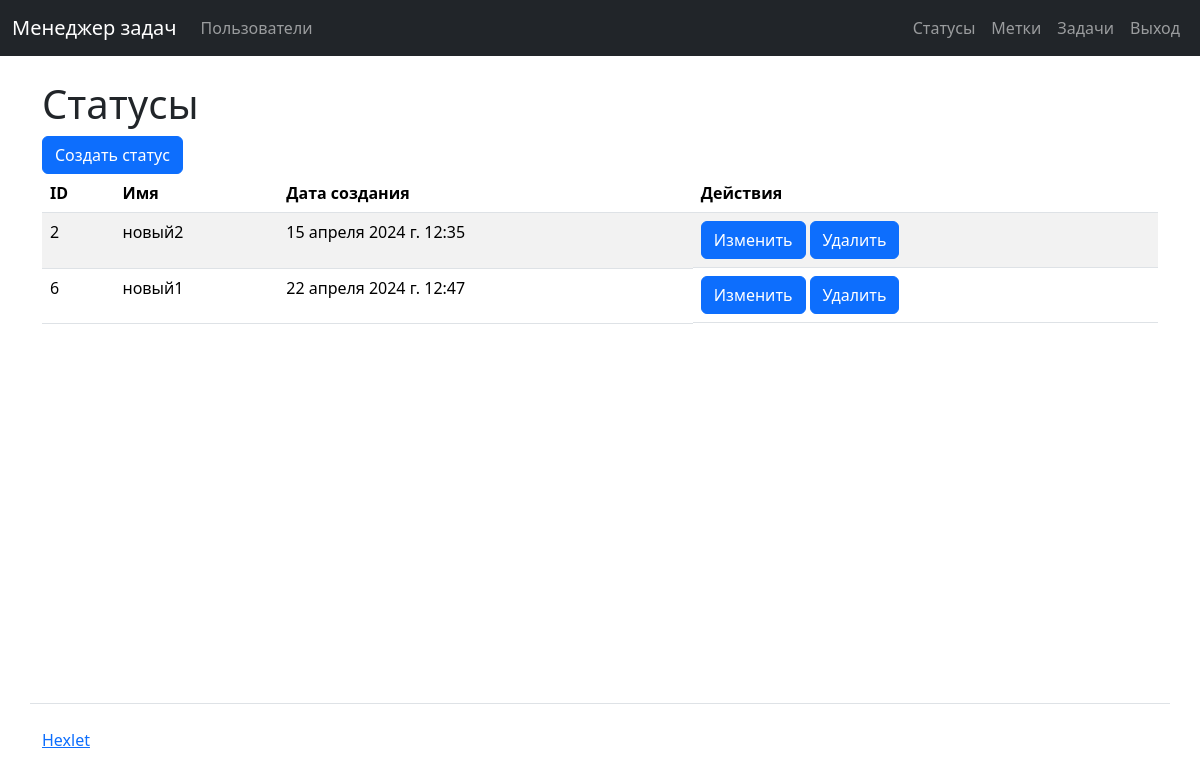
Page /statuses/ (signed in) on the committed database.
### task_manager/statuses/models.py (models this page shows)
class Status(models.Model):
    name = models.CharField(max_length=100)
    created_at = models.DateTimeField(auto_now_add=True)

### task_manager/statuses/views.py (the view)
# urls.py: path('', views.StatusesView.as_view(), name='statuses'),
class StatusesView(LoginRequiredMixin, View):
    def get(self, request):
        statuses = Status.objects.all()
        return render(request, 'index.html', context={'statuses': statuses})

### task_manager/statuses/templates/index.html
{% extends "application.html" %}
{% load i18n %}
{% block header %}
    <h1>{% translate 'statuses' %}</h1>
    <a href="{% url 'new_status' %}" class="btn btn-primary me-1">{% translate 'create_status' %}</a>
{% endblock %}
{% block content %}
    <table class="table table-striped">
        <thead>
            <tr>
                <th>{% translate 'id' %}</th>
                <th>{% translate 'status_name' %}</th>
                <th>{% translate 'created_at' %}</th>
                <th>{% translate 'actions' %}</th>
            </tr>
        </thead>
        <tbody>
            {% for status in statuses %}
                <tr>
                    <td>{{ status.id }}</td>
                    <td>{{ status.name }}</td>
                    <td>{{ status.created_at }}</td>
                    <td class="d-flex">
                        <a href="{% url 'statuses' %}{{ status.id }}/update/" class="btn btn-primary me-1">{% translate 'edit_user_btn' %}</a>
                        <a href="{% url 'statuses' %}{{ status.id }}/delete/" class="btn btn-primary me-1">{% translate 'remove' %}</a>
                    </td>
                </tr>
            {% endfor %}
        </tbody>
    </table>
{% endblock %}

### rows in the picture
Status: id "2", name "новый2", created_at "15 апреля 2024 г. 12:35"
Status: id "6", name "новый1", created_at "22 апреля 2024 г. 12:47"
